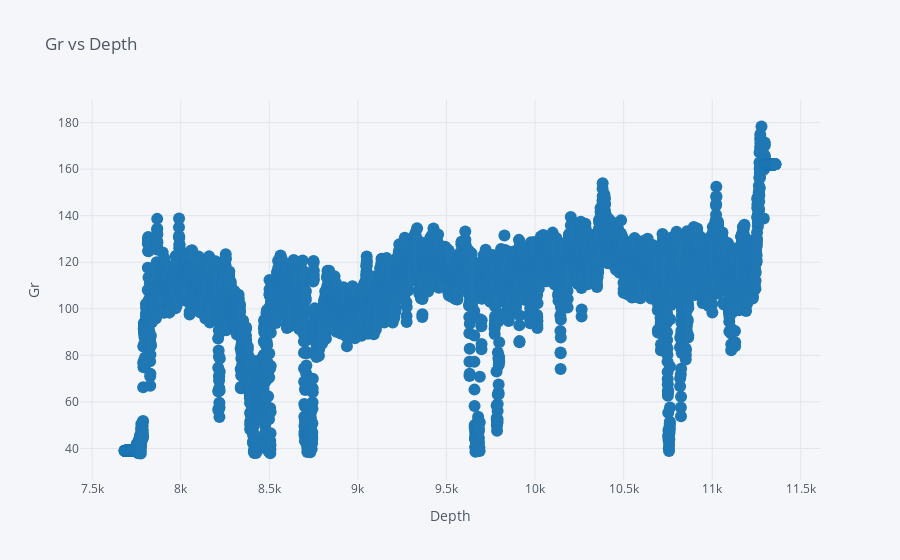

Notebook cell for this chart:
### Code cell
@interact
def scatter_plot(x=list(df.select_dtypes('number').columns), 
                 y=list(df.select_dtypes('number').columns)[1:]):
    if x == y:
        print(f"Please select seperate variables for X and Y")
    else:
        df.iplot(kind='scatter', x=x, y=y, mode='markers', 
                 xTitle=x.title(), yTitle=y.title(), title=f'{y.title()} vs {x.title()}')
        ## if you are using Google Colab, comment out the above line of code and uncomment the lines below
        #fig = px.scatter(df, x=x, y=y, title=f'{y.title()} vs {x.title()}')
        #fig.show(renderer="colab")

### Figure 1 — Plotly figure (JSON) as saved in the notebook; plotly's stock layout.template omitted (floating-point values rounded to 4 significant figures; data arrays with more than 128 entries replaced by an {"elided": "..."} marker saying what was removed)
{"data": [{"line": {"color": "rgba(31, 119, 180, 1.0)", "dash": "solid", "shape": "linear", "width": 1.3}, "marker": {"size": 12, "symbol": "circle"}, "mode": "markers", "name": "GR", "text": "", "type": "scatter", "x": {"elided": "7286 float values"}, "y": {"elided": "7286 float values"}}], "layout": {"legend": {"bgcolor": "#F5F6F9", "font": {"color": "#4D5663"}}, "paper_bgcolor": "#F5F6F9", "plot_bgcolor": "#F5F6F9", "title": {"font": {"color": "#4D5663"}, "text": "Gr vs Depth"}, "xaxis": {"gridcolor": "#E1E5ED", "showgrid": true, "tickfont": {"color": "#4D5663"}, "title": {"font": {"color": "#4D5663"}, "text": "Depth"}, "zerolinecolor": "#E1E5ED"}, "yaxis": {"gridcolor": "#E1E5ED", "showgrid": true, "tickfont": {"color": "#4D5663"}, "title": {"font": {"color": "#4D5663"}, "text": "Gr"}, "zerolinecolor": "#E1E5ED"}}}
